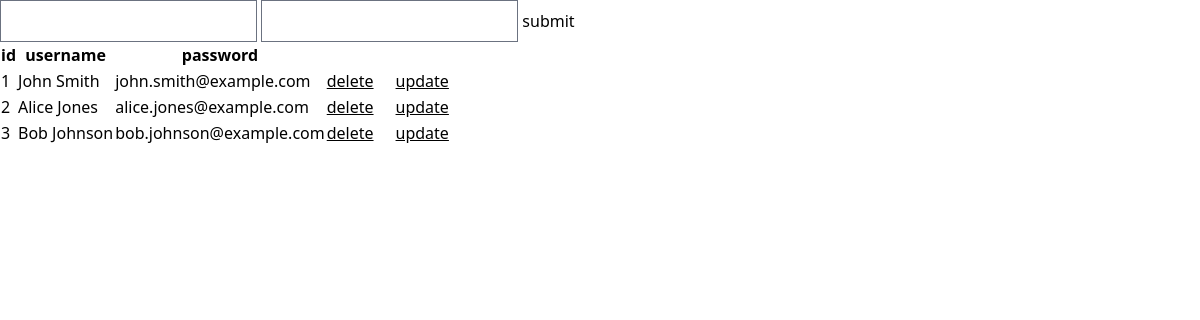
The page / on the database its author committed.
### tables this page shows
CREATE TABLE `users` (
  `id` int(11) NOT NULL AUTO_INCREMENT,
  `name` varchar(255) NOT NULL,
  `email` varchar(255) NOT NULL,
  `password` varchar(255) NOT NULL,
  PRIMARY KEY (`id`)
);

### index.php (the view, shortened to what this page needs)
<!DOCTYPE html>
<html lang="en">
<head>
    <script src="https://cdn.tailwindcss.com"></script>
    <script src="https://cdn.tailwindcss.com?plugins=forms,typography,aspect-ratio,line-clamp"></script>
</head>
<body>
    <form action="create.php" method="POST">
        <input type="text" name="username">
        <input type="text" name="password">
        <input type="submit" value="submit">
    </form>
    <table>
        <tr>
            <th>id</th>
            <th>username</th>
            <th>password</th>
        </tr>
        <?php
        require_once('db.php');
        $query = $conn->prepare('select * from users');
        $query->execute();
        $test = $query->fetchAll();
        foreach ($test as $key => $value) {
            echo '<tr>';
            echo "<td>$value[0] </td>";
            echo "<td>$value[1]</td>";
            echo "<td>$value[2]</td>";
            echo "<td><a href='delete.php?id=$value[0]' class='underline cursor-pointer'>delete</a></td>";
            echo "<td><a href='update.php?id=$value[0]' class='underline cursor-pointer mx-5'>update</a></td>";
            echo '</tr>';
        }
        ?>
    </table>
</body>
</html>

### rows shown on the page
users: id "1", name "John Smith", email "john.smith@example.com"
users: id "2", name "Alice Jones", email "alice.jones@example.com"
users: id "3", name "Bob Johnson", email "bob.johnson@example.com"
